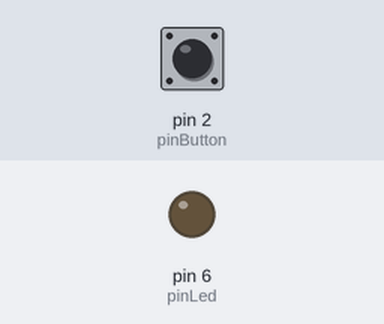
The program below on a simulated Arduino Uno, built with avr-gcc and run on an emulated ATmega328P. Parts: output pins drawn as LEDs (lit = HIGH). Dashed ring = blinking. The inputs (shaded band) are chosen by the test bench; at power-on: pin 2 (pinButton) LOW. What the program prints to the serial monitor is not drawn.

Above: at 1.2 s.
1.3 s: pin 2 (pinButton) pulled HIGH for 0.15 s
At 1.37 s:
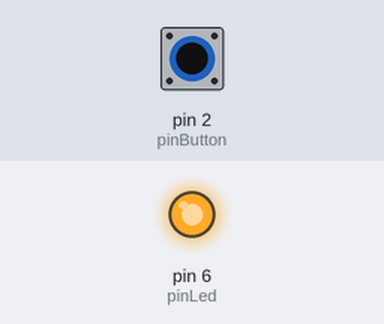
2.9 s: pin 2 (pinButton) pulled HIGH for 3.2 s
At 6.7 s:
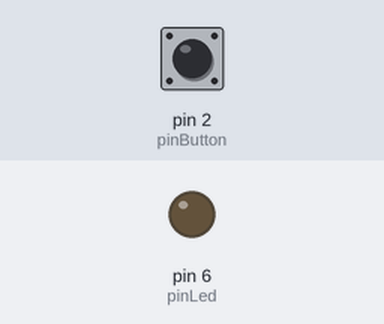
9.1 s: pin 2 (pinButton) pulsed HIGH 5 times (0.12 s each, 0.3 s apart)
At 9.46 s:
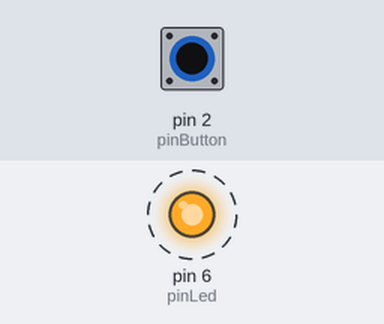
Timing chart, 0 to 12.1 s (numbered marks = the images above; inputs shaded):
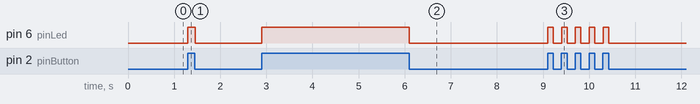

The program:

main.cpp
```cpp
#include <Arduino.h>

#define pinButton 2
#define pinLed 6
bool on;

void setup() {
  pinMode(pinLed, OUTPUT);
  pinMode(pinButton, INPUT);
  Serial.begin(9600);
}

void loop() {
  int buttonState = digitalRead(pinButton);
  if (buttonState == HIGH) {
    digitalWrite(pinLed, HIGH);
    Serial.println("ON");
  } else {
    digitalWrite(pinLed, LOW);
    Serial.println("OFF");
  }
}
```

Measured:
- after the input at 1.3 s, pin 6 (pinLed): LOW → HIGH at once, → LOW 0.15 s later
- after the input at 2.9 s, pin 6 (pinLed): LOW → HIGH at once, → LOW 3.2 s later
- after the input at 9.1 s, pin 6 (pinLed): alternates HIGH for 0.12 s and LOW for 0.18 s, 10 changes in all, then stays LOW, starting at once
